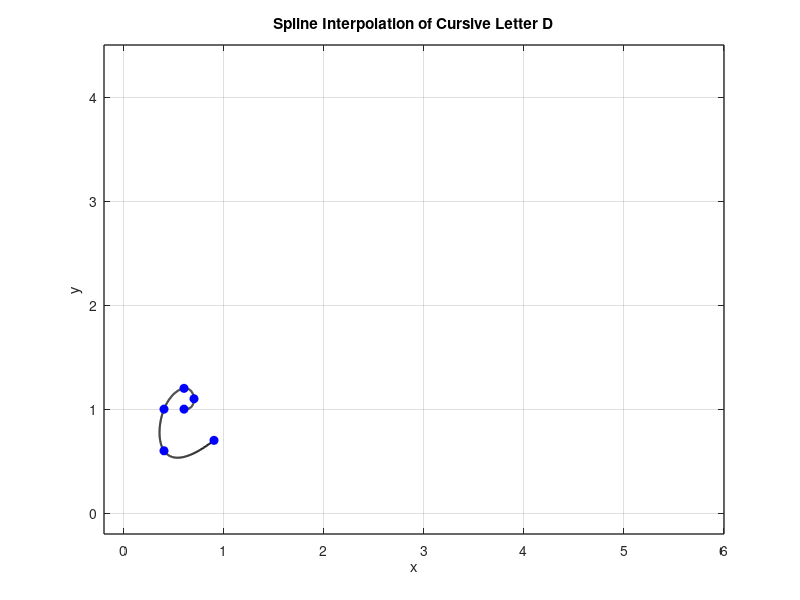

Here is the MATLAB script that generated this plot:
x = [0.6 0.7 0.6 0.4 0.4 0.9 ];
y = [1.0 1.1 1.2 1 0.6 0.7];

n = length(x);
t = 0:n-1; % Parametric coordinate t
tt = 0:0.01:n-1; % More dense coordinate tt for spline interpolation

% Compute spline interpolation
xx = spline(t, x, tt);
yy = spline(t, y, tt);

% Plot settings
figure(1)
plot(xx, yy, 'k', 'LineWidth', 1.5) % plot spline
hold on
plot(x, y, 'bo', 'MarkerFaceColor', 'b') % plot data points
axis([-0.2 6 -0.2 4.5])
grid on
title('Spline Interpolation of Cursive Letter D')
xlabel('x')
ylabel('y')
set(gca, 'FontSize', 10, 'LineWidth', 1)
grid on